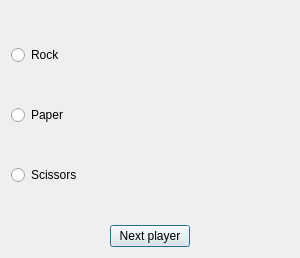
<?xml version="1.0" encoding="UTF-8"?>
<ui version="4.0">
 <class>player_1</class>
 <widget class="QDialog" name="player_1">
  <property name="geometry">
   <rect>
    <x>0</x>
    <y>0</y>
    <width>300</width>
    <height>258</height>
   </rect>
  </property>
  <property name="windowTitle">
   <string>Dialog</string>
  </property>
  <layout class="QVBoxLayout" name="verticalLayout">
   <item>
    <spacer name="verticalSpacer">
     <property name="orientation">
      <enum>Qt::Vertical</enum>
     </property>
     <property name="sizeHint" stdset="0">
      <size>
       <width>13</width>
       <height>21</height>
      </size>
     </property>
    </spacer>
   </item>
   <item>
    <widget class="QRadioButton" name="RockButton">
     <property name="text">
      <string>Rock</string>
     </property>
    </widget>
   </item>
   <item>
    <spacer name="verticalSpacer_2">
     <property name="orientation">
      <enum>Qt::Vertical</enum>
     </property>
     <property name="sizeHint" stdset="0">
      <size>
       <width>20</width>
       <height>20</height>
      </size>
     </property>
    </spacer>
   </item>
   <item>
    <widget class="QRadioButton" name="PaperButton">
     <property name="text">
      <string>Paper</string>
     </property>
    </widget>
   </item>
   <item>
    <spacer name="verticalSpacer_3">
     <property name="orientation">
      <enum>Qt::Vertical</enum>
     </property>
     <property name="sizeHint" stdset="0">
      <size>
       <width>20</width>
       <height>20</height>
      </size>
     </property>
    </spacer>
   </item>
   <item>
    <widget class="QRadioButton" name="ScissorsButton">
     <property name="layoutDirection">
      <enum>Qt::LeftToRight</enum>
     </property>
     <property name="autoFillBackground">
      <bool>false</bool>
     </property>
     <property name="text">
      <string>Scissors</string>
     </property>
     <property name="checkable">
      <bool>true</bool>
     </property>
     <property name="checked">
      <bool>false</bool>
     </property>
    </widget>
   </item>
   <item>
    <spacer name="verticalSpacer_4">
     <property name="orientation">
      <enum>Qt::Vertical</enum>
     </property>
     <property name="sizeHint" stdset="0">
      <size>
       <width>20</width>
       <height>21</height>
      </size>
     </property>
    </spacer>
   </item>
   <item>
    <layout class="QHBoxLayout" name="horizontalLayout">
     <item>
      <spacer name="horizontalSpacer">
       <property name="orientation">
        <enum>Qt::Horizontal</enum>
       </property>
       <property name="sizeHint" stdset="0">
        <size>
         <width>13</width>
         <height>22</height>
        </size>
       </property>
      </spacer>
     </item>
     <item>
      <widget class="QPushButton" name="NextButton">
       <property name="text">
        <string>Next player</string>
       </property>
      </widget>
     </item>
     <item>
      <spacer name="horizontalSpacer_2">
       <property name="orientation">
        <enum>Qt::Horizontal</enum>
       </property>
       <property name="sizeHint" stdset="0">
        <size>
         <width>17</width>
         <height>22</height>
        </size>
       </property>
      </spacer>
     </item>
    </layout>
   </item>
  </layout>
 </widget>
 <resources/>
 <connections/>
</ui>
